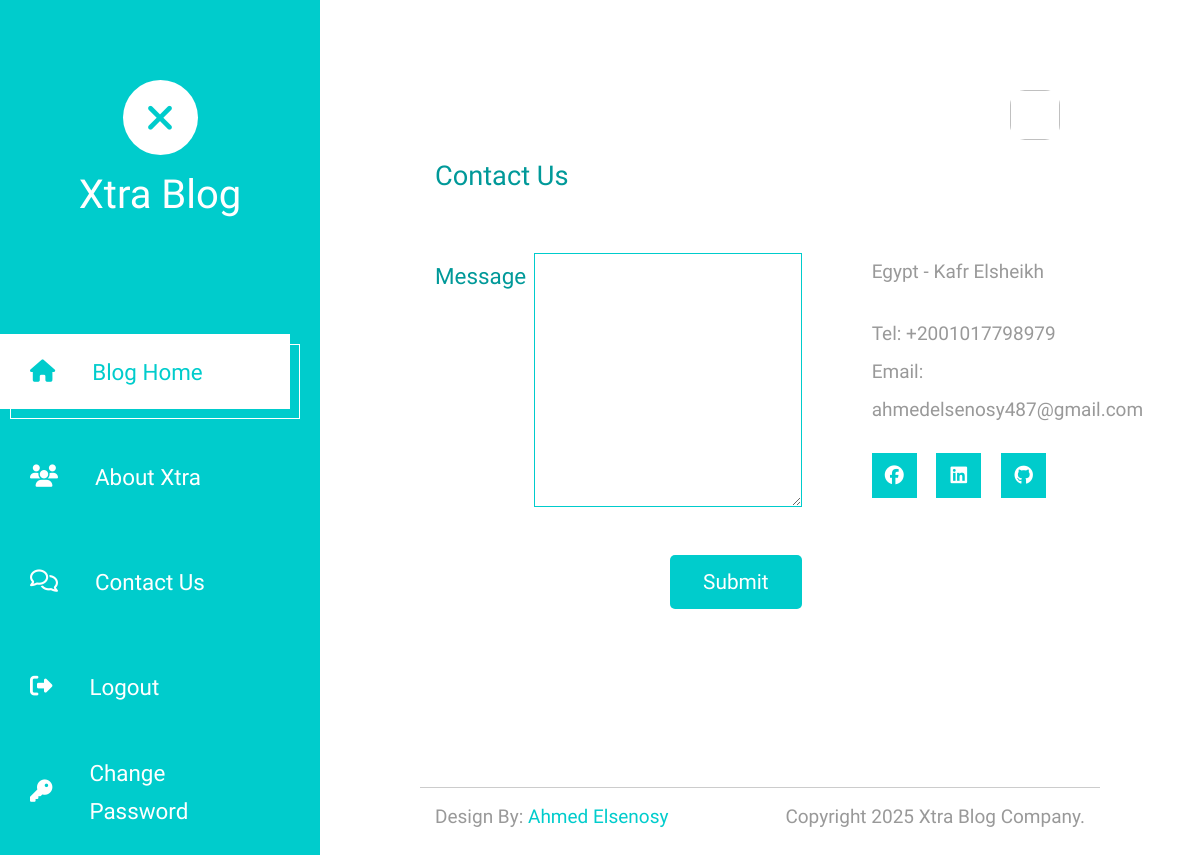
Page /home/contact (signed in) on the earlier database version.
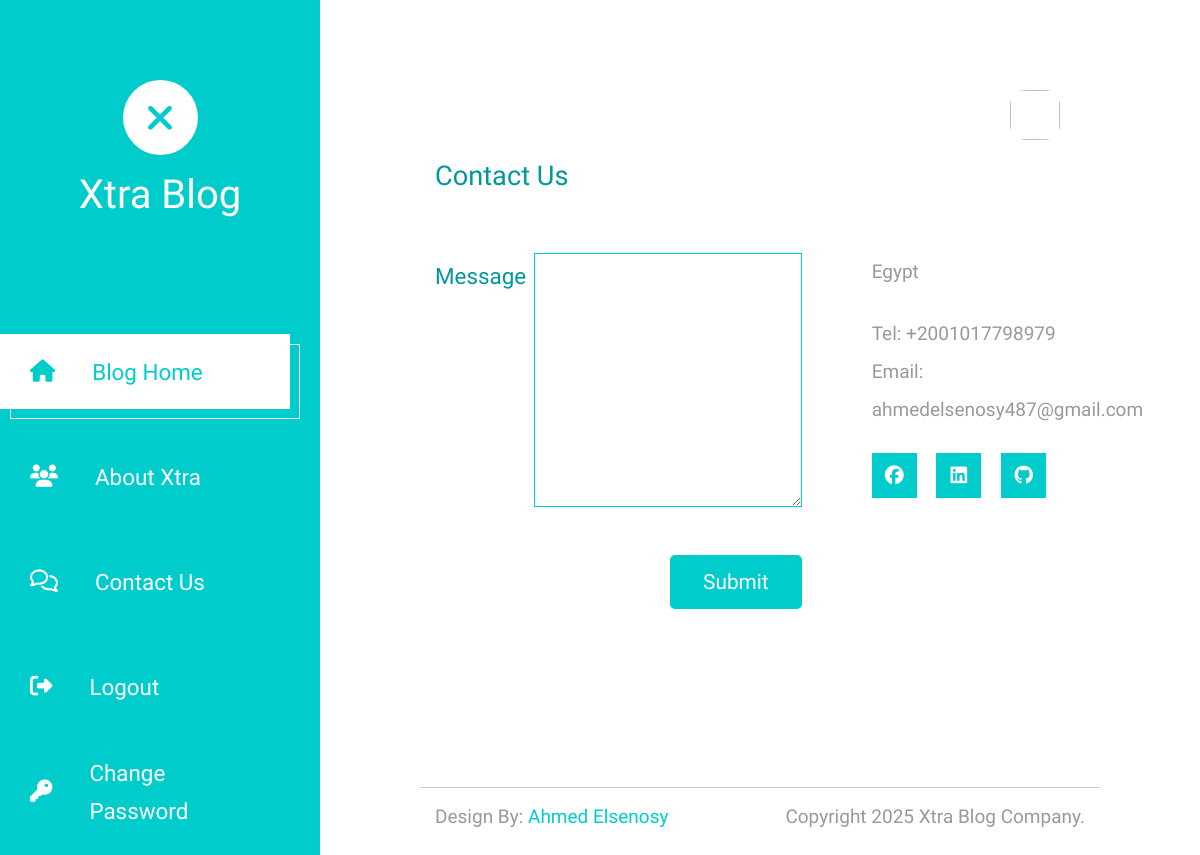
Same page on the later database version.
### blog/models.py (models this page shows)
class ContactInfo (models.Model):
    address = models.TextField()
    phone = models.CharField(max_length=20)
    email = models.EmailField()
    facebook = models.URLField()
    linkedin = models.URLField()
    github = models.URLField()

### blog/views.py (the view)
# urls.py: path('contact', contact , name='contact'),
@login_required
def contact (request):
    contact_info = ContactInfo.objects.all().first()
    if request.POST:
        form = Contact_us_form(request.POST)
        if form.is_valid():
            new = form.save(commit=False)
            new.user = request.user
            new.save()
            messages.success(request , 'Message Sent Successfully...')
            return redirect('home')
    else:
        form = Contact_us_form()
    return render(request , 'contact.html' , {'contact':contact_info , 'form':form})

### blog/forms.py
class Contact_us_form (forms.ModelForm):
    class Meta:
        model = ContactUs
        exclude = ('user',)
    def __init__(self, *args, **kwargs):
        super(Contact_us_form , self).__init__(*args, **kwargs)
        for field_name , field in self.fields.items():
            field.widget.attrs['class'] = 'form-control'

### blog/templates/contact.html (shortened to what this page needs)
{% extends 'base.html' %}
{% block content %}
<div class="row tm-row tm-mb-120">
    <div class="col-12">
        <h2 class="tm-color-primary tm-post-title tm-mb-60">Contact Us</h2>
    </div>
    <div class="col-lg-7 tm-contact-left">
        <form method="POST" action="" class="mb-5 ml-auto mr-0 tm-contact-form">
            <div class="form-group row mb-5">
                <label for="message" class="col-sm-3 col-form-label text-right tm-color-primary">Message</label>
                <div class="col-sm-9">
                    {{form.message}}
                </div>
            </div>
            <div class="form-group row text-right">
                <div class="col-12">
                    <button class="tm-btn tm-btn-primary tm-btn-small">Submit</button>
                </div>
            </div>
        </form>
    </div>
    <div class="col-lg-5 tm-contact-right">
        <address class="mb-4 tm-color-gray">
            {{contact.address}}
        </address>
        <span class="d-block">
            Tel:
            <a href="tel:{{contact.phone}}" class="tm-color-gray">{{contact.phone}}</a>
        </span>
        <span class="mb-4 d-block">
            Email:
            <a href="mailto:{{contact.email}}" class="tm-color-gray">{{contact.email}}</a>
        </span>
        <ul class="tm-social-links">
            <li class="mb-2">
                <a href="{{contact.facebook}}" class="d-flex align-items-center justify-content-center">
                    <i class="fab fa-facebook"></i>
                </a>
            </li>
            <li class="mb-2">
                <a href="{{contact.linkedin}}" class="d-flex align-items-center justify-content-center">
                    <i class="fab fa-linkedin"></i>
                </a>
            </li>
            <li class="mb-2">
                <a href="{{contact.github}}" class="d-flex align-items-center justify-content-center">
                    <i class="fab fa-github"></i>
                </a>
            </li>
        </ul>
    </div>
</div>
{% endblock content %}

Differences in the rows shown:
changed ContactInfo "ahmedelsenosy487@gmail.com": address "Egypt - Kafr Elsheikh" → "Egypt"
